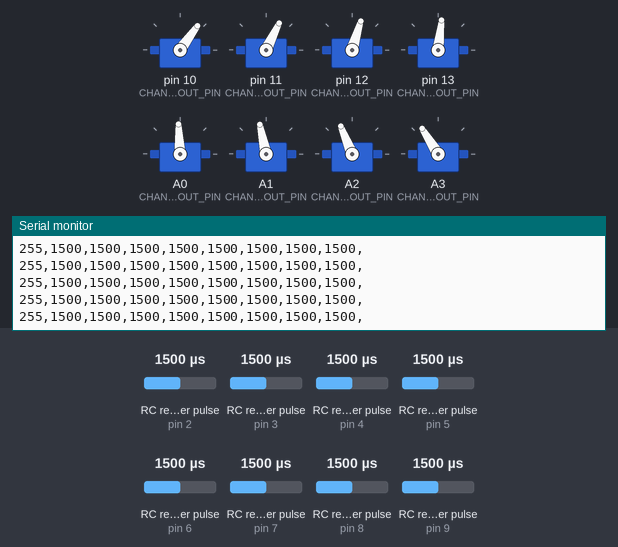
Recording of a sketch running on a simulated Arduino Uno, built with avr-gcc and run on an emulated ATmega328P. On the bench: 8 × servo, the last lines printed to the serial monitor. Wiring (inferred from the names in the program): 8 × RC receiver channel: data pin 2 / data pin 3 / data pin 4 / data pin 5 / data pin 6 / data pin 7 / data pin 8 / data pin 9. Inputs (shaded band) come from the test bench; at power-on: RC receiver pulse (sensors on pin 9, pin 2, pin 3, pin 4, pin 5, pin 6, pin 7, pin 8) 1500 µs.

Above: at 1.2 s.
1.3 s: RC receiver pulse (sensor on pin 9) set to 1980 µs
At 1.8 s:
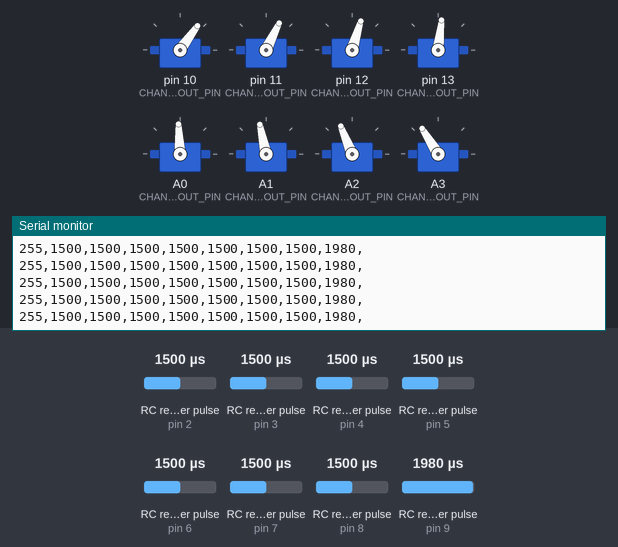
4.3 s: RC receiver pulse (sensor on pin 9) set to 1500 µs
At 5.3 s:
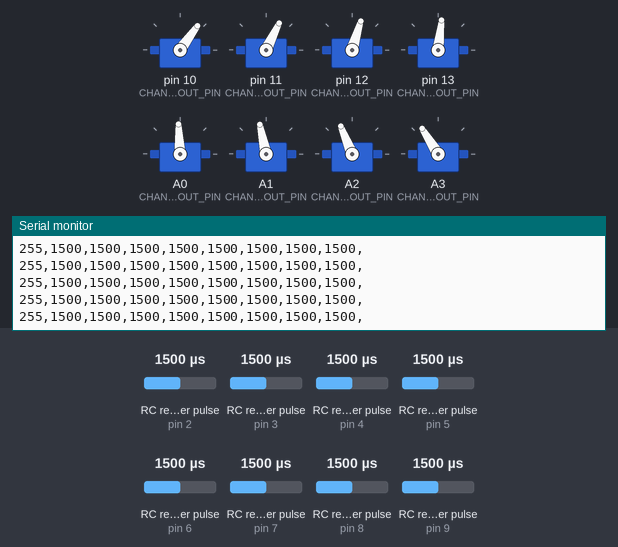

The sketch:

PCInt_motor_sketch_dec30b.ino
```cpp
// RCArduino MultiChannel Loop back and servo ESC control for upto 8 RC channels
//
// rcarduino.blogspot.com
//
// A simple approach for reading three RC Channels using pin change interrupts
//
// See related posts -
// http://rcarduino.blogspot.co.uk/2012/01/how-to-read-rc-receiver-with.html
// http://rcarduino.blogspot.co.uk/2012/03/need-more-interrupts-to-read-more.html
// http://rcarduino.blogspot.co.uk/2012/01/can-i-control-more-than-x-servos-with.html
//
// rcarduino.blogspot.com
//

// include the pinchangeint library - see the links in the related topics section above for details
#include <PinChangeInt.h>

#include <Servo.h>

// Assign your channel in pins
#define CHANNEL1_IN_PIN 2
#define CHANNEL2_IN_PIN 3
#define CHANNEL3_IN_PIN 4
#define CHANNEL4_IN_PIN 5
#define CHANNEL5_IN_PIN 6
#define CHANNEL6_IN_PIN 7
#define CHANNEL7_IN_PIN 8
#define CHANNEL8_IN_PIN 9

// Assign your channel out pins
#define CHANNEL1_OUT_PIN 10
#define CHANNEL2_OUT_PIN 11
#define CHANNEL3_OUT_PIN 12
#define CHANNEL4_OUT_PIN 13
#define CHANNEL5_OUT_PIN A0
#define CHANNEL6_OUT_PIN A1
#define CHANNEL7_OUT_PIN A2
#define CHANNEL8_OUT_PIN A3

// Servo objects generate the signals expected by Electronic Speed Controllers and Servos
// We will use the objects to output the signals we read in
// this example code provides a straight pass through of the signal with no custom processing
Servo servoChannel1;
Servo servoChannel2;
Servo servoChannel3;
Servo servoChannel4;
Servo servoChannel5;
Servo servoChannel6;
Servo servoChannel7;
Servo servoChannel8;

// These bit flags are set in bUpdateFlagsShared to indicate which
// channels have new signals
#define CHANNEL1_FLAG 1
#define CHANNEL2_FLAG 2
#define CHANNEL3_FLAG 4
#define CHANNEL4_FLAG 8
#define CHANNEL5_FLAG 16
#define CHANNEL6_FLAG 32
#define CHANNEL7_FLAG 64
#define CHANNEL8_FLAG 128

// holds the update flags defined above
volatile uint8_t bUpdateFlagsShared;

// shared variables are updated by the ISR and read by loop.
// In loop we immediatley take local copies so that the ISR can keep ownership of the
// shared ones. To access these in loop
// we first turn interrupts off with noInterrupts
// we take a copy to use in loop and the turn interrupts back on
// as quickly as possible, this ensures that we are always able to receive new signals
volatile uint16_t unChannel1InShared;
volatile uint16_t unChannel2InShared;
volatile uint16_t unChannel3InShared;
volatile uint16_t unChannel4InShared;
volatile uint16_t unChannel5InShared;
volatile uint16_t unChannel6InShared;
volatile uint16_t unChannel7InShared;
volatile uint16_t unChannel8InShared;

void setup()
{
  Serial.begin(115200);

  Serial.println("multiChannels");

  // attach servo objects, these will generate the correct
  // pulses for driving Electronic speed controllers, servos or other devices
  // designed to interface directly with RC Receivers
  servoChannel1.attach(CHANNEL1_OUT_PIN);
  servoChannel2.attach(CHANNEL2_OUT_PIN);
  servoChannel3.attach(CHANNEL3_OUT_PIN);
  servoChannel4.attach(CHANNEL4_OUT_PIN);
  servoChannel5.attach(CHANNEL5_OUT_PIN);
  servoChannel6.attach(CHANNEL6_OUT_PIN);
  servoChannel7.attach(CHANNEL7_OUT_PIN);
  servoChannel8.attach(CHANNEL8_OUT_PIN);

  // using the PinChangeInt library, attach the interrupts
  // used to read the channels
  PCintPort::attachInterrupt(CHANNEL1_IN_PIN, calcChannel1,CHANGE);
  PCintPort::attachInterrupt(CHANNEL2_IN_PIN, calcChannel2,CHANGE);
  PCintPort::attachInterrupt(CHANNEL3_IN_PIN, calcChannel3,CHANGE);
  PCintPort::attachInterrupt(CHANNEL4_IN_PIN, calcChannel4,CHANGE);
  PCintPort::attachInterrupt(CHANNEL5_IN_PIN, calcChannel5,CHANGE);
  PCintPort::attachInterrupt(CHANNEL6_IN_PIN, calcChannel6,CHANGE);
  PCintPort::attachInterrupt(CHANNEL7_IN_PIN, calcChannel7,CHANGE);
  PCintPort::attachInterrupt(CHANNEL8_IN_PIN, calcChannel8,CHANGE);

  // for loop back test only, lets set each channel to a known value
  servoChannel1.writeMicroseconds(1100);
  servoChannel2.writeMicroseconds(1200);
  servoChannel3.writeMicroseconds(1300);
  servoChannel4.writeMicroseconds(1400);
  servoChannel5.writeMicroseconds(1500);
  servoChannel6.writeMicroseconds(1600);
  servoChannel7.writeMicroseconds(1700);
  servoChannel8.writeMicroseconds(1800);
}

void loop()
{
  // create local variables to hold a local copies of the channel inputs
  // these are declared static so that thier values will be retained
  // between calls to loop.
  static uint16_t unChannel1In;
  static uint16_t unChannel2In;
  static uint16_t unChannel3In;
  static uint16_t unChannel4In;
  static uint16_t unChannel5In;
  static uint16_t unChannel6In;
  static uint16_t unChannel7In;
  static uint16_t unChannel8In;

  uint8_t bUpdateFlags = 0;
  // check shared update flags to see if any channels have a new signal
  // for nicely formatted serial output use this
  if(bUpdateFlagsShared == 0xFF)
  // for more responsive projects update any channels whenever a new signal is available using this
  // if(bUpdateFlagsShared)
  {
    noInterrupts(); // turn interrupts off quickly while we take local copies of the shared variables

    // take a local copy of which channels were updated in case we need to use this in the rest of loop
    bUpdateFlags = bUpdateFlagsShared;

    // in the current code, the shared values are always populated
    // so we could copy them without testing the flags
    // however in the future this could change, so lets
    // only copy when the flags tell us we can.


    if(bUpdateFlags & CHANNEL1_FLAG)
    {
      unChannel1In = unChannel1InShared;
    }

    if(bUpdateFlags & CHANNEL2_FLAG)
    {
      unChannel2In = unChannel2InShared;
    }

    if(bUpdateFlags & CHANNEL3_FLAG)
    {
      unChannel3In = unChannel3InShared;
    }

    if(bUpdateFlags & CHANNEL4_FLAG)
    {
      unChannel4In = unChannel4InShared;
    }

    if(bUpdateFlags & CHANNEL5_FLAG)
    {
      unChannel5In = unChannel5InShared;
    }

    if(bUpdateFlags & CHANNEL6_FLAG)
    {
      unChannel6In = unChannel6InShared;
    }

    if(bUpdateFlags & CHANNEL7_FLAG)
    {
      unChannel7In = unChannel7InShared;
    }

    if(bUpdateFlags & CHANNEL8_FLAG)
    {
      unChannel8In = unChannel8InShared;
    }

    // clear shared copy of updated flags as we have already taken the updates
    // we still have a local copy if we need to use it in bUpdateFlags
    bUpdateFlagsShared = 0;

    interrupts(); // we have local copies of the inputs, so now we can turn interrupts back on
    // as soon as interrupts are back on, we can no longer use the shared copies, the interrupt
    // service routines own these and could update them at any time. During the update, the
    // shared copies may contain junk. Luckily we have our local copies to work with :-)
  }

  // do any processing from here onwards
  // only use the local values unAuxIn, unThrottleIn and unSteeringIn, the shared
  // variables unAuxInShared, unThrottleInShared, unSteeringInShared are always owned by
  // the interrupt routines and should not be used in loop
  if(bUpdateFlags & CHANNEL1_FLAG)
  {
      // when you are ready to add a servo or esc, remove the // from the following line to use the channel input to control it
      // servoChannel1.writeMicroseconds(unChannel1In);
      Serial.println("");
      Serial.print(bUpdateFlags);
      Serial.print(",");
      Serial.print(unChannel1In);
      Serial.print(",");
  }

  if(bUpdateFlags & CHANNEL2_FLAG)
  {
      // when you are ready to add a servo or esc, remove the // from the following line to use the channel input to control it
      // servoChannel2.writeMicroseconds(unChannel2In);
      Serial.print(unChannel2In);
      Serial.print(",");
  }

  if(bUpdateFlags & CHANNEL3_FLAG)
  {
      // when you are ready to add a servo or esc, remove the // from the following line to use the channel input to control it
      // servoChannel3.writeMicroseconds(unChannel3In);
      Serial.print(unChannel3In);
      Serial.print(",");
  }

  if(bUpdateFlags & CHANNEL4_FLAG)
  {
      // when you are ready to add a servo or esc, remove the // from the following line to use the channel input to control it
      // servoChannel4.writeMicroseconds(unChannel4In);
      Serial.print(unChannel4In);
      Serial.print(",");
  }

  if(bUpdateFlags & CHANNEL5_FLAG)
  {
      // when you are ready to add a servo or esc, remove the // from the following line to use the channel input to control it
      // servoChannel5.writeMicroseconds(unChannel5In);
      Serial.print(unChannel5In);
      Serial.print(",");
  }

  if(bUpdateFlags & CHANNEL6_FLAG)
  {
      // when you are ready to add a servo or esc, remove the // from the following line to use the channel input to control it
      // servoChannel6.writeMicroseconds(unChannel6In);
      Serial.print(unChannel6In);
      Serial.print(",");
  }

  if(bUpdateFlags & CHANNEL7_FLAG)
  {
      // when you are ready to add a servo or esc, remove the // from the following line to use the channel input to control it
      // servoChannel7.writeMicroseconds(unChannel7In);
      Serial.print(unChannel7In);
      Serial.print(",");
  }

  if(bUpdateFlags & CHANNEL8_FLAG)
  {
      // when you are ready to add a servo or esc, remove the // from the following line to use the channel input to control it
      // servoChannel8.writeMicroseconds(unChannel8In);
      Serial.print(unChannel8In);
      Serial.print(",");
  }
}


void calcChannel1()
{
  static uint32_t ulStart;

  if(PCintPort::pinState) // this is equivalent to digitalRead(CHANNEL1_IN_PIN) but about 10 times faster
  {
    ulStart = micros();
  }
  else
  {
    unChannel1InShared = (uint16_t)(micros() - ulStart);
    bUpdateFlagsShared |= CHANNEL1_FLAG;
  }
}

void calcChannel2()
{
  static uint32_t ulStart;

  if(PCintPort::pinState)
  {
    ulStart = micros();
  }
  else
  {
    unChannel2InShared = (uint16_t)(micros() - ulStart);
    bUpdateFlagsShared |= CHANNEL2_FLAG;
  }
}

void calcChannel3()
{
  static uint32_t ulStart;

  if(PCintPort::pinState)
  {
    ulStart = micros();
  }
  else
  {
    unChannel3InShared = (uint16_t)(micros() - ulStart);
    bUpdateFlagsShared |= CHANNEL3_FLAG;
  }
}

void calcChannel4()
{
  static uint32_t ulStart;

  if(PCintPort::pinState)
  {
    ulStart = micros();
  }
  else
  {
    unChannel4InShared = (uint16_t)(micros() - ulStart);
    bUpdateFlagsShared |= CHANNEL4_FLAG;
  }
}

void calcChannel5()
{
  static uint32_t ulStart;

  if(PCintPort::pinState)
  {
    ulStart = micros();
  }
  else
  {
    unChannel5InShared = (uint16_t)(micros() - ulStart);
    bUpdateFlagsShared |= CHANNEL5_FLAG;
  }
}

void calcChannel6()
{
  static uint32_t ulStart;

  if(PCintPort::pinState)
  {
    ulStart = micros();
  }
  else
  {
    unChannel6InShared = (uint16_t)(micros() - ulStart);
    bUpdateFlagsShared |= CHANNEL6_FLAG;
  }
}

void calcChannel7()
{
  static uint32_t ulStart;

  if(PCintPort::pinState)
  {
    ulStart = micros();
  }
  else
  {
    unChannel7InShared = (uint16_t)(micros() - ulStart);
    bUpdateFlagsShared |= CHANNEL7_FLAG;
  }
}

void calcChannel8()
{
  static uint32_t ulStart;

  if(PCintPort::pinState)
  {
    ulStart = micros();
  }
  else
  {
    unChannel8InShared = (uint16_t)(micros() - ulStart);
    bUpdateFlagsShared |= CHANNEL8_FLAG;
  }
}
```

Measured:
- after the input at 1.3 s, the serial monitor: prints a new line at once (image 1)
